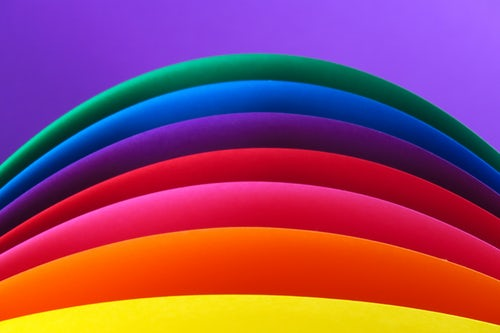
#> input picture image_processing/img/rainb.jpg, 500 x 333 px
$ jupyter execute threshold.ipynb
#> lines starting #> are read from the running program, lines starting #| are printed output that depends on the picture; after the words box and inside, x2 and y2 are one past the last pixel; in counts of white or black regions, pixels touching at a corner belong together
[cell 1]
import numpy as np
import cv2
import matplotlib.pyplot as plt

[cell 2]
img = cv2.imread('img/rainb.jpg', 0)
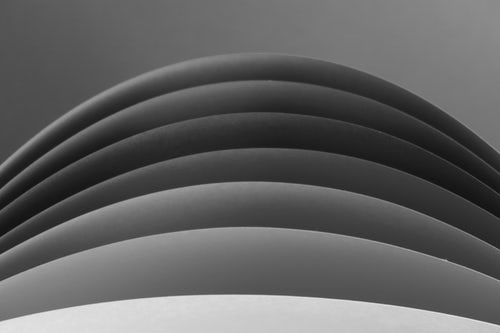
#> img: shape (333, 500); min 7, max 229, mean 97
#img = cv2.cvtColor(img, cv2.COLOR_BGR2RGB)

[cell 3]
plt.imshow(img, cmap='gray')

[cell 4]
ret, thresh1 = cv2.threshold(img, 127, 255, cv2.THRESH_BINARY)
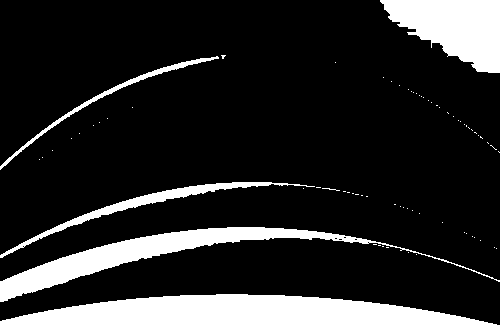
#> thresh1: shape (333, 500); 17.9% white; 73 white regions (68 under 20 px), largest, box (x1, y1, x2, y2) and area: (0, 294, 500, 333) 14625, (0, 227, 500, 302) 6490, (380, 0, 500, 73) 5584, (0, 182, 315, 258) 1973, (0, 56, 219, 170) 1010

[cell 5]
ret

[cell 6]
plt.imshow(thresh1, cmap='gray')

[cell 7]
ret, thresh1 = cv2.threshold(img, 127, 255, cv2.THRESH_BINARY_INV)
plt.imshow(thresh1, cmap='gray')

[cell 8]
ret, thresh1 = cv2.threshold(img, 127, 255, cv2.THRESH_TOZERO)
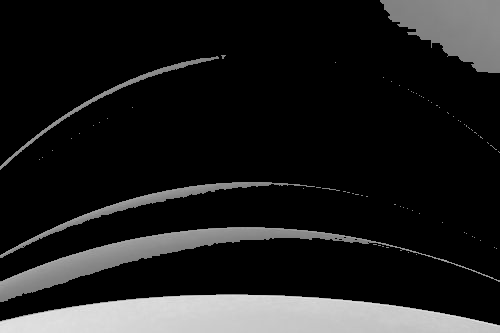
#> thresh1: shape (333, 500); min 0, max 229, mean 30.7
plt.imshow(thresh1, cmap='gray')

$ run again, with image_processing/img/briks.jpg copied over image_processing/img/rainb.jpg
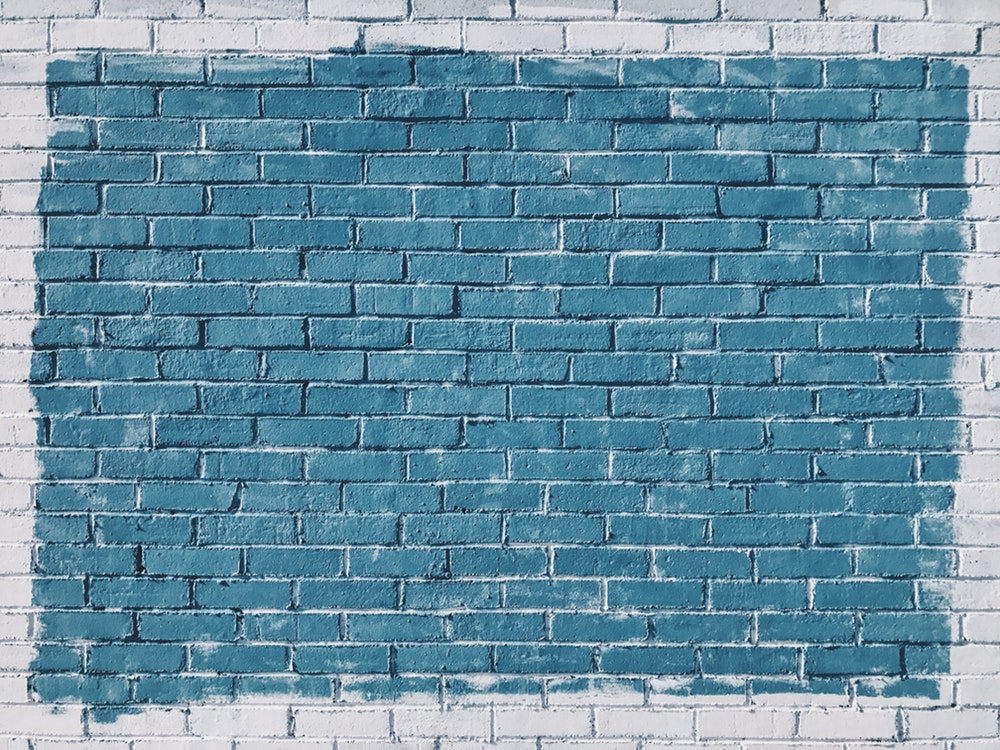
#> input picture image_processing/img/briks.jpg, 1000 x 750 px
#> `ret, thresh1 = cv2.threshold(img, 127, 255, cv2.THRESH_BINARY)`:
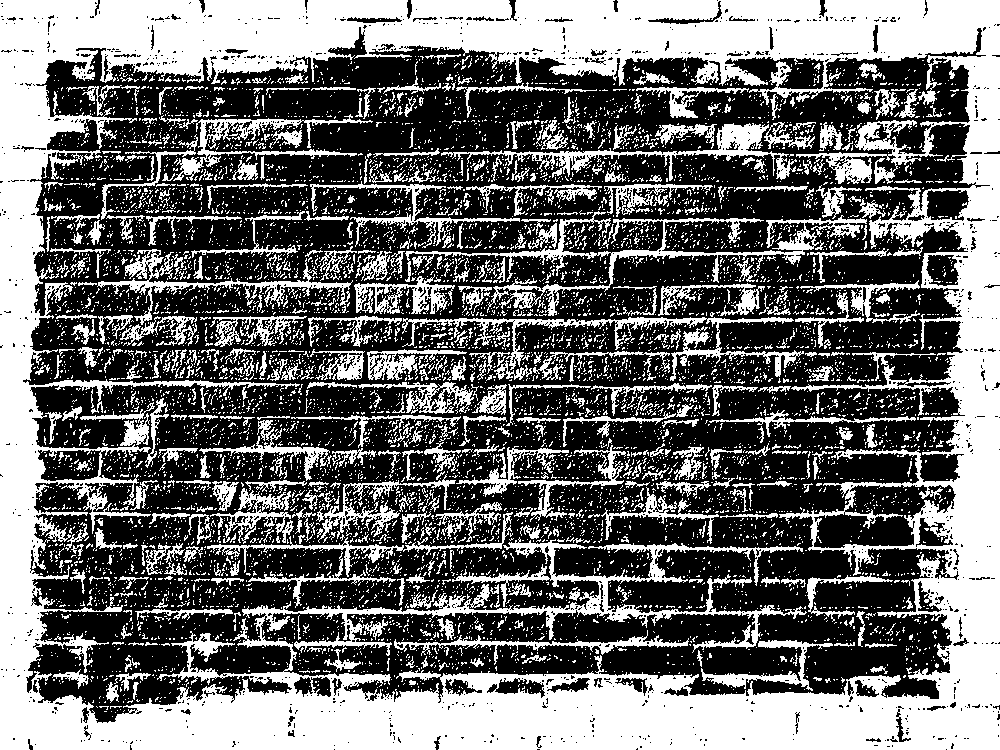
#> thresh1: shape (750, 1000); 42.2% white; 8519 white regions (7960 under 20 px), largest, box (x1, y1, x2, y2) and area: (0, 0, 1000, 750) 201363, (405, 211, 867, 316) 5594, (402, 317, 804, 381) 3763
#> `ret, thresh1 = cv2.threshold(img, 127, 255, cv2.THRESH_TOZERO)`:
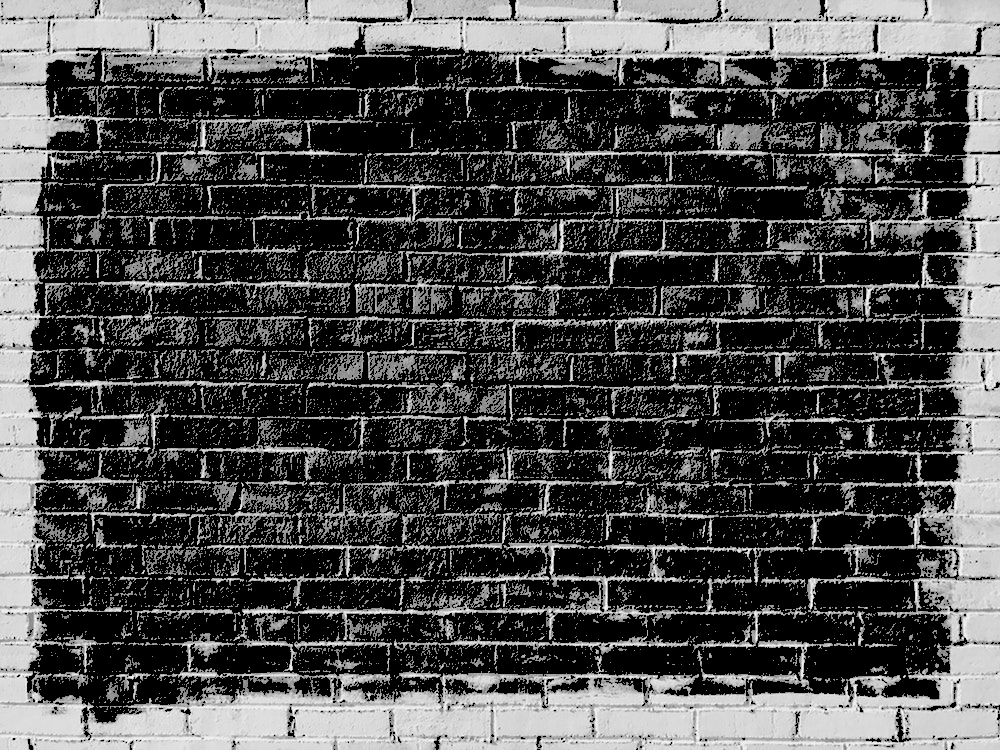
#> thresh1: shape (750, 1000); min 0, max 255, mean 76

$ run again, with image_processing/img/rain.jpg copied over image_processing/img/rainb.jpg
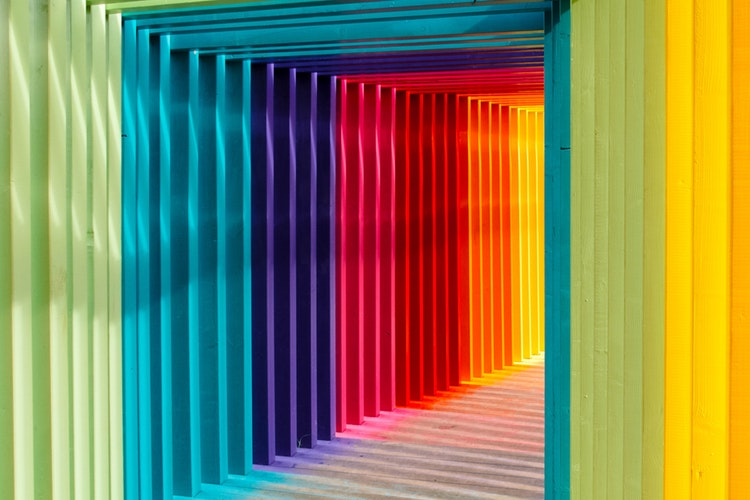
#> input picture image_processing/img/rain.jpg, 750 x 500 px
#> `ret, thresh1 = cv2.threshold(img, 127, 255, cv2.THRESH_BINARY)`:
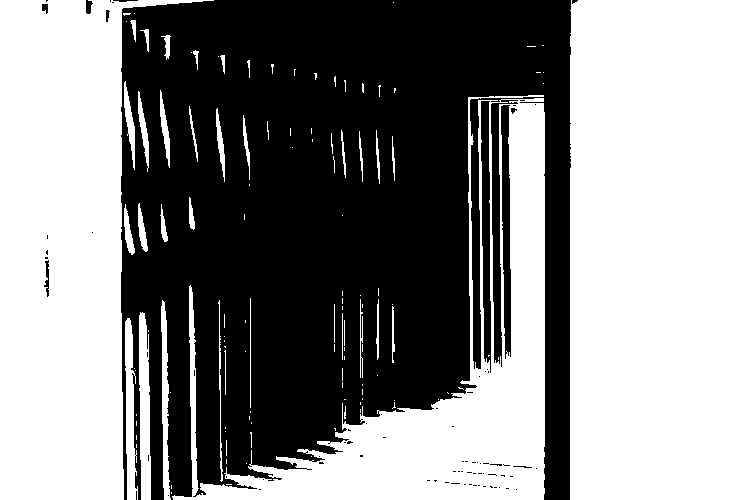
#> thresh1: shape (500, 750); 53.3% white; 78 black regions (68 under 20 px), largest, box (x1, y1, x2, y2) and area: (121, 0, 571, 500) 170954, (481, 101, 491, 373) 1963, (501, 105, 511, 359) 1798
#> `ret, thresh1 = cv2.threshold(img, 127, 255, cv2.THRESH_TOZERO)`:
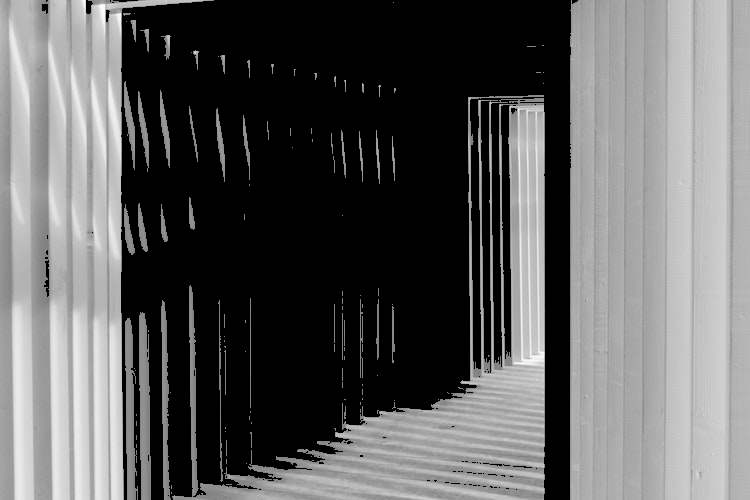
#> thresh1: shape (500, 750); min 0, max 255, mean 94.2
